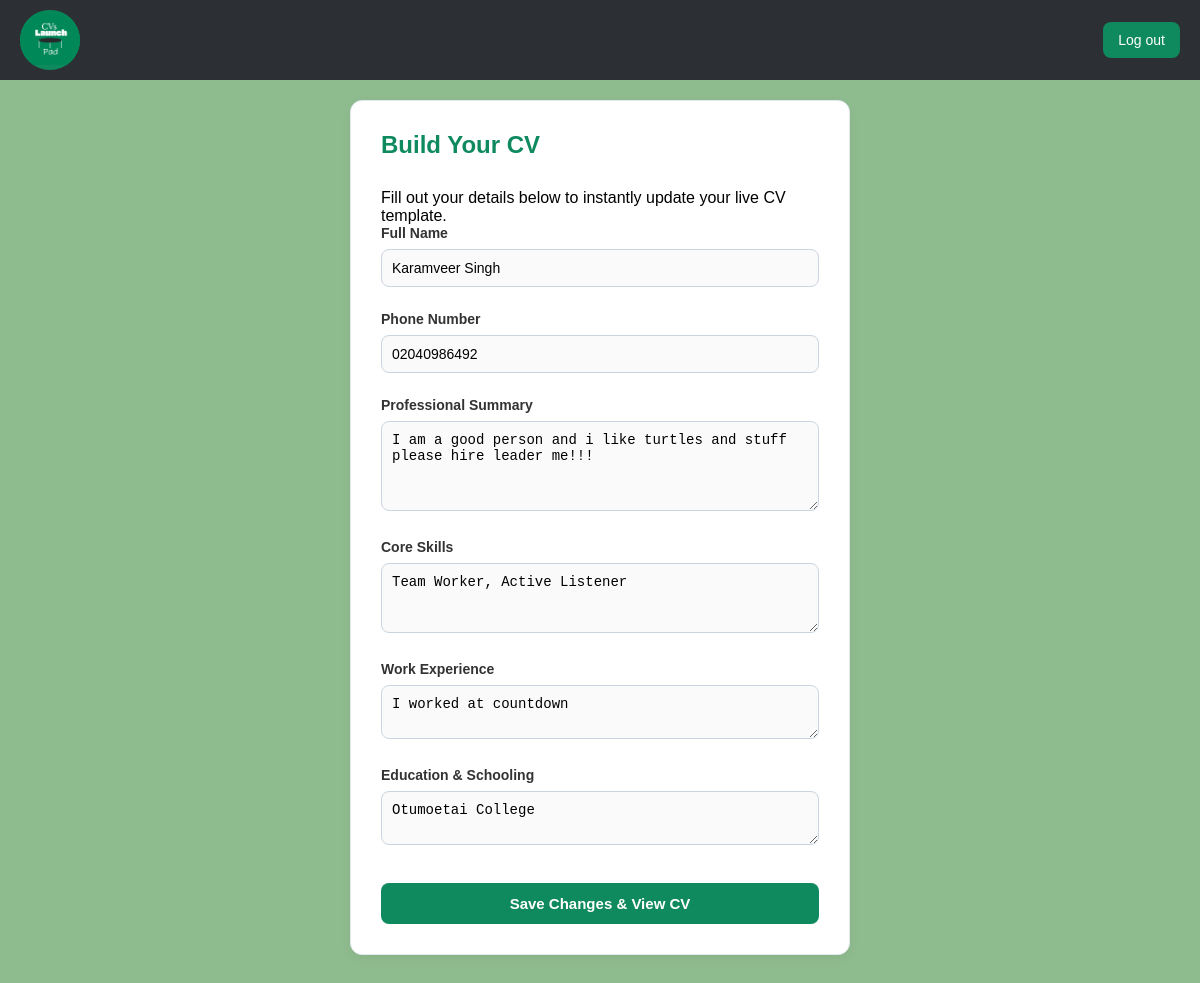
/cv/edit/ (signed in), run on an earlier commit of the app's database.
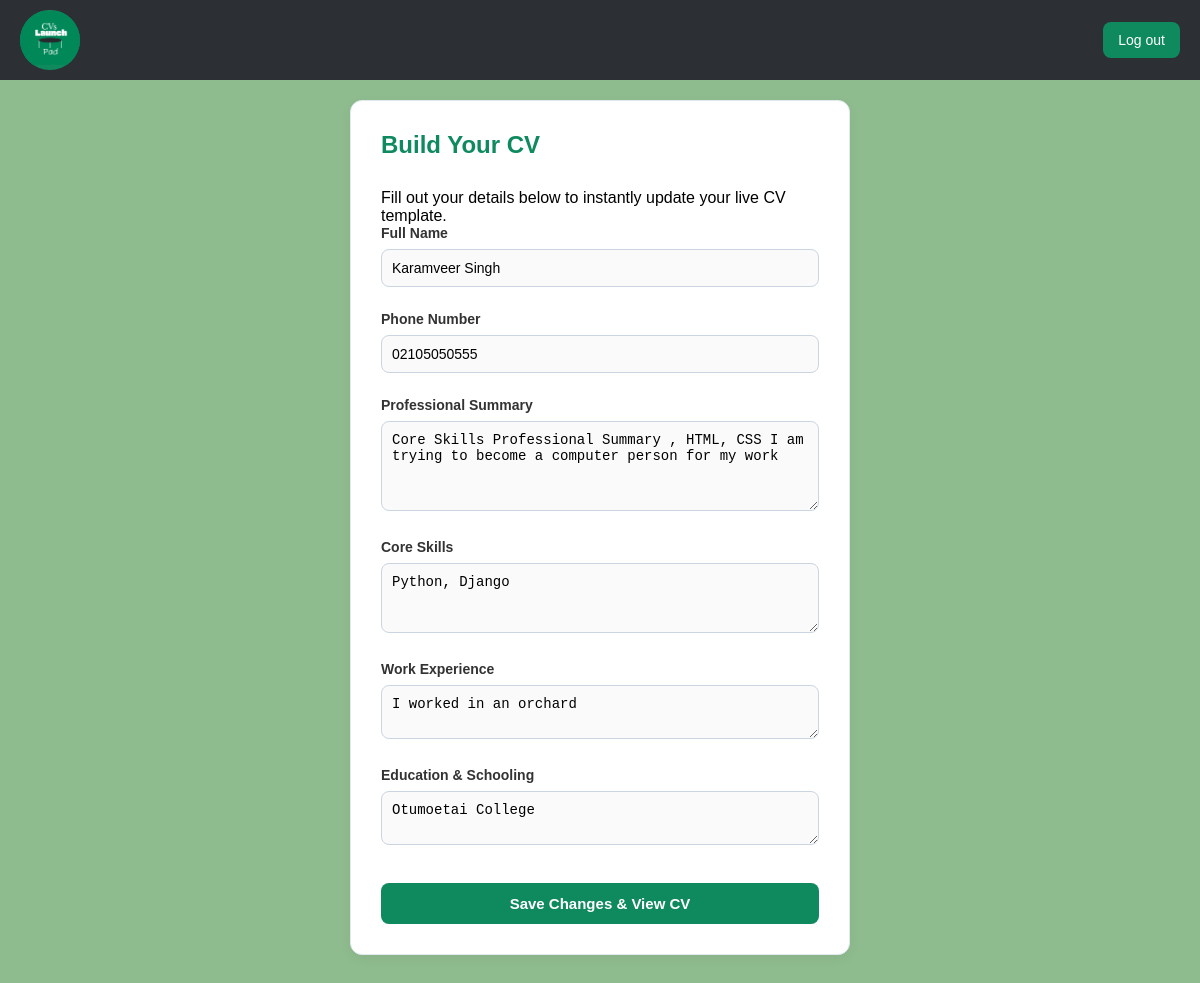
And on a later commit of the database.
### cv/models.py (models this page shows)
class CVProfile(models.Model):
    full_name = models.CharField(max_length=100, blank=True)
    user = models.OneToOneField(settings.AUTH_USER_MODEL, on_delete=models.CASCADE)
    phone = models.CharField(max_length=20, blank=True)
    summary = models.TextField(blank=True)
    skills = models.TextField(help_text="Comma-separated skills", blank=True)
    experience = models.TextField(blank=True)
    education = models.TextField(blank=True)
    TEMPLATE_CHOICES = [
        ('template1', 'Modern Green'),
        ('template2', 'Classic Slate'),
        ('template3', 'Creative Teal'),
        ('template4', 'Minimal Elegant'),
        ('template5', 'Executive Charcoal'),
        ('template6', 'Warm Ochre'),
        ('template7', 'Rose Wine'),
        ('template8', 'Royal Blue'),
        ('template9', 'Dark Mode'),
        ('template10', 'Minimal Stack'),
        ('template11', 'Forest Compact'),
        ('template12', 'Amber Clean'),
    ]
    design_choice = models.CharField(max_length=20, choices=TEMPLATE_CHOICES, default='template1')

### cv/views.py (the view)
# urls.py: path('edit/', views.edit_profile, name='edit_profile'),
@login_required
def edit_profile(request):
    profile = request.user.cvprofile
    if request.method == 'POST':
        form = ProfileForm(request.POST, instance=profile)
        if form.is_valid():
            form.save()
            return redirect('cv_template', profile_id=profile.id)
    else:
        form = ProfileForm(instance=profile)
    return render(request, 'cv/gather_info.html', {'form': form})

### cv/forms.py (shortened to what this page needs)
class ProfileForm(forms.ModelForm):
    class Meta:
        model = CVProfile
        fields = ['full_name', 'phone', 'summary', 'skills', 'experience', 'education']

### cv/templates/cv/gather_info.html (shortened to what this page needs)
{% extends "layout.html" %}
{% load static %}
{% block content%}
<html lang="en">
<head>
    <link rel="stylesheet" href="{% static 'static/cv/style.css' %}">
</head>
<body>
<div class="form-container">
    <div class="form-card">
        <h1>Build Your CV</h1>
        <p class="subtitle">Fill out your details below to instantly update your live CV template.</p>
        <form method="POST">
    <div class="form-group">
        <label for="{{ form.full_name.id_for_label }}">Full Name</label>
        <input
            type="text"
            name="{{ form.full_name.name }}"
            id="{{ form.full_name.id_for_label }}"
            value="{{ form.full_name.value|default:'' }}"
            placeholder="e.g., Jane Doe"
        >
    </div>
    <div class="form-group">
        <label for="{{ form.phone.id_for_label }}">Phone Number</label>
        <input
            type="text"
            name="{{ form.phone.name }}"
            id="{{ form.phone.id_for_label }}"
            value="{{ form.phone.value|default:'' }}"
            placeholder="e.g., 022 102 25"
        >
    </div>
    <div class="form-group">
        <label for="{{ form.summary.id_for_label }}">Professional Summary</label>
        <textarea
            name="{{ form.summary.name }}"
            id="{{ form.summary.id_for_label }}"
            placeholder="Write a short paragraph about your career goals and what makes you a great candidate..."
            style="height: 90px;"
        >{{ form.summary.value|default:'' }}</textarea>
    </div>
    <div class="form-group">
        <label for="{{ form.skills.id_for_label }}">Core Skills</label>
        <textarea
            name="{{ form.skills.name }}"
            id="{{ form.skills.id_for_label }}"
            placeholder="e.g., Python, Django, Customer Service, Teamwork (separate with commas)"
            style="height: 70px;"
        >{{ form.skills.value|default:'' }}</textarea>
    </div>
    <div class="form-group">
        <label for="{{ form.experience.id_for_label }}">Work Experience</label>
        <textarea
            name="{{ form.experience.name }}"
            id="{{ form.experience.id_for_label }}"
            placeholder="Where have you worked and what did you do?"
        >{{ form.experience.value|default:'' }}</textarea>
    </div>
    <div class="form-group">
        <label for="{{ form.education.id_for_label }}">Education & Schooling</label>
        <textarea
            name="{{ form.education.name }}"
            id="{{ form.education.id_for_label }}"
            placeholder="List your high school, degrees, or courses..."
        >{{ form.education.value|default:'' }}</textarea>
    </div>
            <button type="submit" class="btn-submit">Save Changes & View CV</button>
        </form>
    </div>
</div>
    {% endblock %}

What changed in the data, as far as the page shows it:
changed CVProfile "Karamveer Singh": phone "02040986492" → "02105050555"; summary "I am a good person and i like turtles and stuff please hire leader me!!!" → "Core Skills Professional Summary , HTML, CSS I am trying to become a computer person for my work"; experience "I worked at countdown" → "I worked in an orchard"
Also different on the page:
form field skills: "Team Worker, Active Listener" → "Python, Django"
